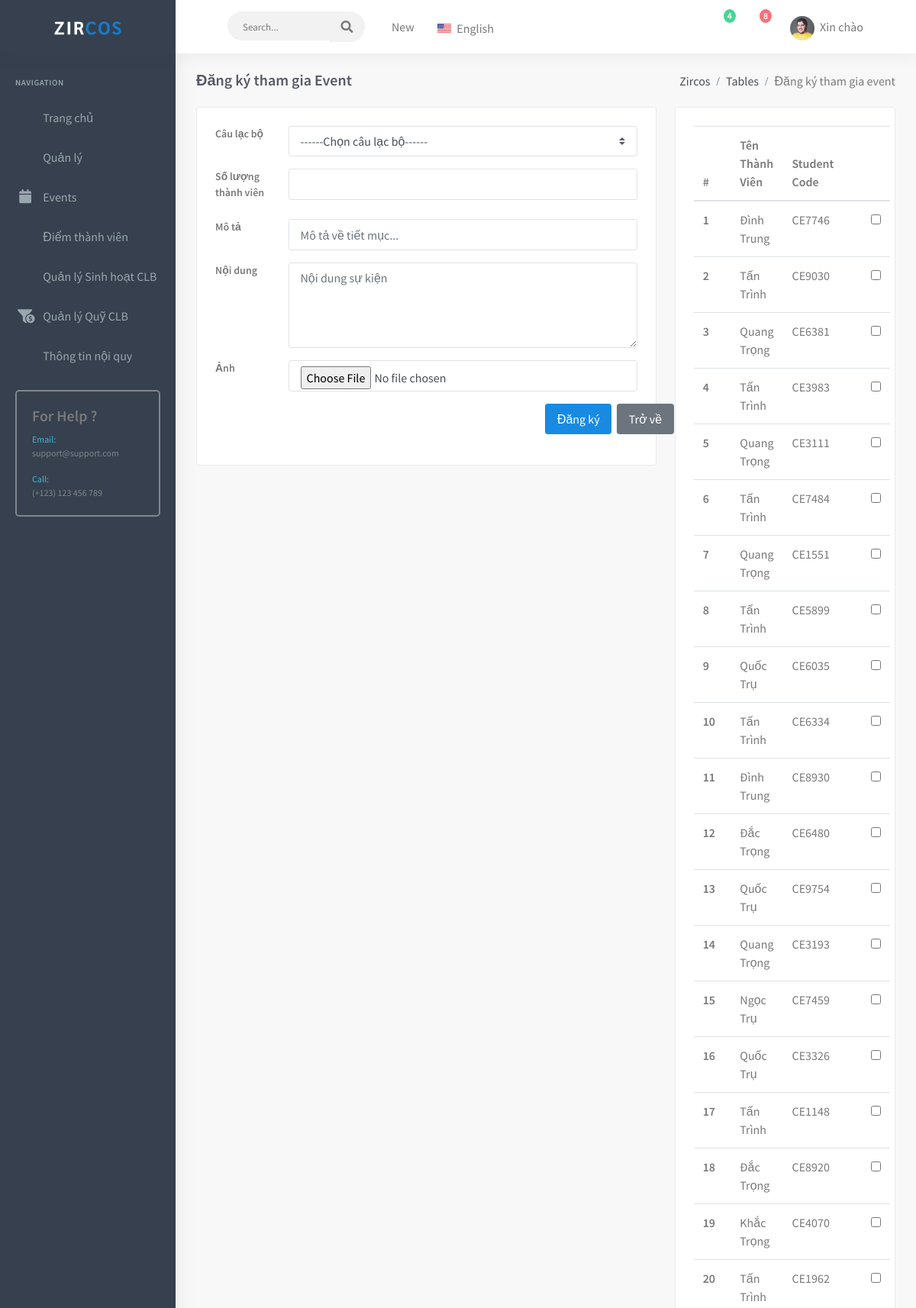
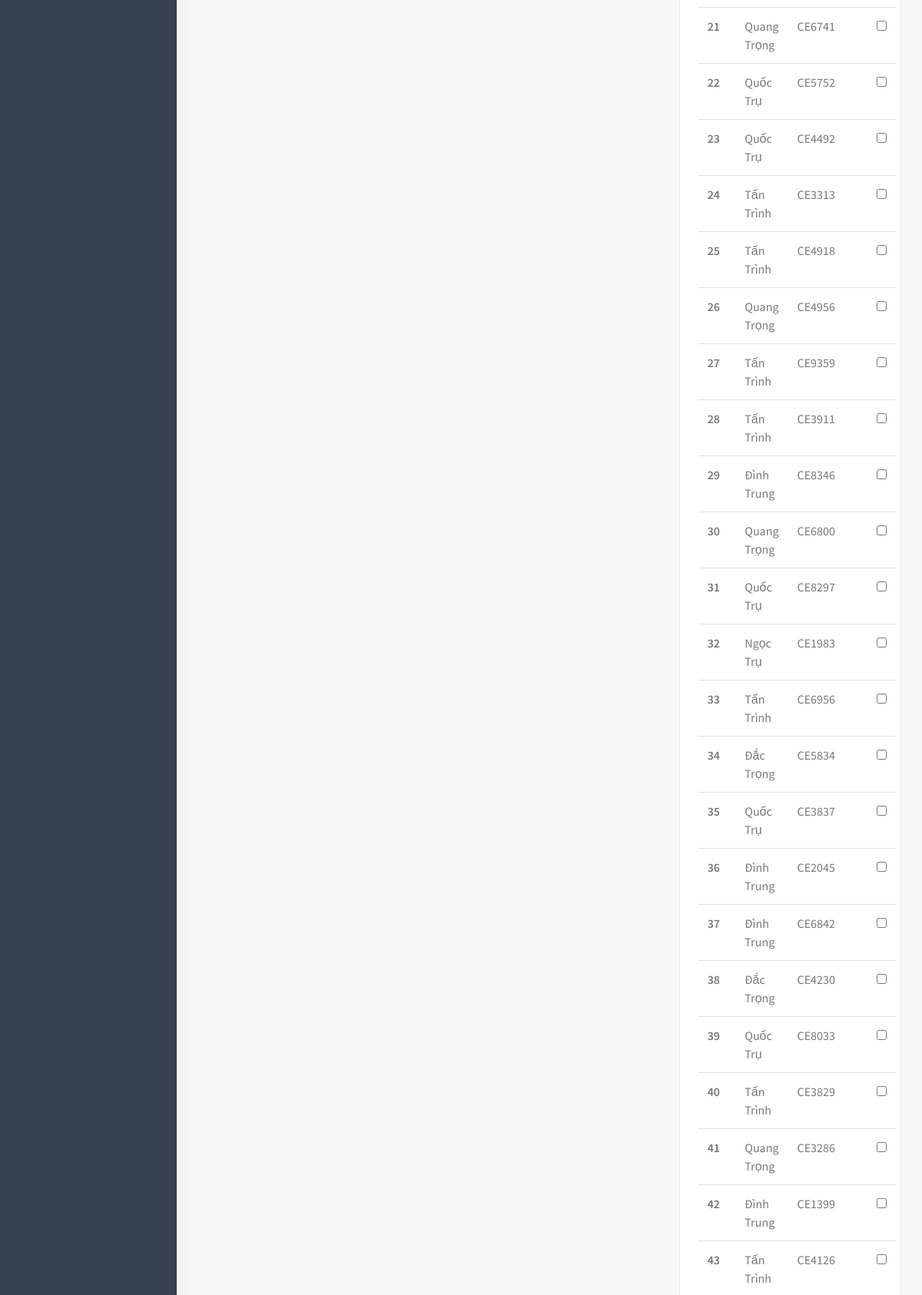
Screenshot of /quanlycaulacbosinhvien-master/admin/eventRegister.php (signed in, upper part) with the database file from the repository (2 pictures, top to bottom).
### tables this page shows
CREATE TABLE `student` (
  `studentID` int(11) NOT NULL,
  `full_name` varchar(255) DEFAULT NULL,
  `phone` varchar(255) DEFAULT NULL,
  `studentCode` varchar(255) DEFAULT NULL,
  `gmail` varchar(255) DEFAULT NULL,
  `password` varchar(255) NOT NULL,
  `age` date DEFAULT NULL,
  `clb_id` int(11) DEFAULT NULL,
  `reason` text DEFAULT NULL,
  `status` int(11) DEFAULT NULL,
  `create_at` timestamp NOT NULL DEFAULT current_timestamp() ON UPDATE current_timestamp(),
  `update_at` timestamp NULL DEFAULT NULL
);

### quanlycaulacbosinhvien-master/lib/database.php (called while the page is built, shortened)
<?php
  Class Database{
    public $host   = DB_HOST;
    public $user   = DB_USER;
    public $pass   = DB_PASS;
    public $dbname = DB_NAME;
    public $link;
  public function connectDB(){
    $this->link = new mysqli($this->host, $this->user, $this->pass,
      $this->dbname);
  }
  public function select($query){
    $result = $this->link->query($query) or
    die($this->link->error.__LINE__);
    if($result->num_rows > 0){
      return $result->fetch_all();
    }else{
      return false;
    }
  }
  }

### quanlycaulacbosinhvien-master/lib/session.php (called while the page is built, shortened)
<?php
class Session
{
    public static function get($key)
    {
        if (isset($_SESSION[$key])) {
            return $_SESSION[$key];
        } else {
            return false;
        }
    }
}
?>

### quanlycaulacbosinhvien-master/models/studentModel.php (called while the page is built, shortened)
<?php
include_once '../lib/database.php';
class studentModel
{
    private $db;
    public function __construct()
    {
        $this->db = new Database();
    }
    public function get_students_by_clb($clb_id)
    {
        $query = "SELECT * FROM `student` WHERE `clb_id` = $clb_id AND `status` = 1";
        $result = $this->db->select($query);
        return $result;
    }
}

### quanlycaulacbosinhvien-master/admin/eventRegister.php (the view, shortened to what this page needs)
<?php include './inc/header.php'; ?>
<?php include './inc/leftsidemenu.php'; ?>
<?php include '../models/studentModel.php'; ?>
<?php
$sm = new studentModel();
$studentList = $sm->get_students_by_clb(Session::get('clb_id'));
?>
<div class="content-page">
    <div class="content">
        <div class="container-fluid">
            <div class="row">
                <div class="col-12">
                    <div class="page-title-box">
                        <div class="page-title-right">
                            <ol class="breadcrumb m-0">
                                <li class="breadcrumb-item"><a href="javascript: void(0);">Zircos</a></li>
                                <li class="breadcrumb-item"><a href="javascript: void(0);">Tables</a></li>
                                <li class="breadcrumb-item active">Đăng ký tham gia event</li>
                            </ol>
                        </div>
                        <h4 class="page-title">Đăng ký tham gia Event</h4>
                    </div>
                </div>
            </div>
            <form id="basic-form" action="eventRegister.php" method="POST" enctype="multipart/form-data">
            <div class="row">
                <div class="col-md-8">
                    <div class="card-box">
                            <div>
                                <section>
                                    <div class="form-group row">
                                        <label class="col-lg-2 control-label " for="category">Câu lạc bộ</label>
                                        <div class="col-lg-10">
                                            <select class="browser-default custom-select" id="select" name="clb_id" required>
                                                <option>------Chọn câu lạc bộ------</option>
                                            </select>
                                        </div>
                                    </div>
                                    <div class="form-group row">
                                        <label class="col-lg-2 control-label " for="quantity">Số lượng thành viên</label>
                                        <div class="col-lg-10">
                                            <input class="form-control required" id="quantity" name="quantity" type="number" required>
                                        </div>
                                    </div>
                                    <div class="form-group row">
                                        <label class="col-lg-2 control-label " for="description">Mô tả</label>
                                        <div class="col-lg-10">
                                            <input class="form-control required" name="description" type="text" placeholder="Mô tả về tiết mục..." />
                                        </div>
                                    </div>
                                    <div class="form-group row">
                                        <label class="col-lg-2 control-label " for="content">Nội dung</label>
                                        <div class="col-lg-10">
                                            <textarea class="form-control" name="content" rows="4" cols="50" placeholder="Nội dung sự kiện"></textarea>
                                        </div>
                                    </div>
                                    <div class="form-group row">
                                        <label class="col-lg-2 control-label " for="image">Ảnh</label>
                                        <div class="col-lg-10">
                                            <input class="form-control required" name="image" data-height="300" type="file" />
                                        </div>
                                    </div>
                                    <div class="form-group row">
                                        <div class="col-sm-8 offset-sm-9">
                                            <button type="submit" class="btn btn-primary waves-effect waves-light">
                                                Đăng ký
                                            </button>
                                            <button type="reset" class="btn btn-secondary waves-effect ml-1">
                                                <a href="eventCLB.php" style="color:white">Trở về</a>
                                            </button>
                                        </div>
                                    </div>
                                </section>
                            </div>
                    </div>
                </div>
                <div class="col-md-4">
                    <div class="card-box">
                        <table class="table">
                            <thead>
                                <tr>
                                    <th scope="col">#</th>
                                    <th scope="col">Tên Thành Viên</th>
                                    <th scope="col">Student Code</th>
                                    <th scope="col"></th>
                                </tr>
                            </thead>
                            <tbody>
                                <?php
                                for ($i = 0; $i < sizeof($studentList); $i++) {
                                ?>
                                <tr>
                                    <th scope="row"><?php echo $i+1?></th>
                                    <td><?php echo $studentList[$i][1]?></td>
                                    <td><?php echo $studentList[$i][3]?></td>
                                    <td><input type="checkbox" class="student_id" name="student_id[]" value="<?php echo $studentList[$i][0]?>"></td>
                                </tr>
                                <?php
                                }
                                ?>
                            </tbody>
                        </table>
                    </div>
                </div>
                </form>
            </div>
        </div>
    </div>
</div>
<?php include './inc/footer.php'; ?>

### rows the page displays
student: full_name "Ðình Trung", studentCode "CE7746"
student: full_name "Tấn Trình", studentCode "CE9030"
student: full_name "Quang Trọng", studentCode "CE6381"
student: full_name "Tấn Trình", studentCode "CE3983"
student: full_name "Quang Trọng", studentCode "CE3111"
student: full_name "Tấn Trình", studentCode "CE7484"
student: full_name "Quang Trọng", studentCode "CE1551"
student: full_name "Tấn Trình", studentCode "CE5899"
student: full_name "Quốc Trụ", studentCode "CE6035"
student: full_name "Tấn Trình", studentCode "CE6334"
student: full_name "Ðình Trung", studentCode "CE8930"
student: full_name "Ðắc Trọng", studentCode "CE6480"
student: full_name "Quốc Trụ", studentCode "CE9754"
student: full_name "Quang Trọng", studentCode "CE3193"
student: full_name "Ngọc Trụ", studentCode "CE7459"
student: full_name "Quốc Trụ", studentCode "CE3326"
student: full_name "Tấn Trình", studentCode "CE1148"
student: full_name "Ðắc Trọng", studentCode "CE8920"
student: full_name "Khắc Trọng", studentCode "CE4070"
student: full_name "Tấn Trình", studentCode "CE1962"
student: full_name "Quang Trọng", studentCode "CE6741"
student: full_name "Quốc Trụ", studentCode "CE5752"
student: full_name "Quốc Trụ", studentCode "CE4492"
student: full_name "Tấn Trình", studentCode "CE3313"
student: full_name "Tấn Trình", studentCode "CE4918"
student: full_name "Quang Trọng", studentCode "CE4956"
student: full_name "Tấn Trình", studentCode "CE9359"
student: full_name "Tấn Trình", studentCode "CE3911"
student: full_name "Ðình Trung", studentCode "CE8346"
student: full_name "Quang Trọng", studentCode "CE6800"
student: full_name "Quốc Trụ", studentCode "CE8297"
student: full_name "Ngọc Trụ", studentCode "CE1983"
student: full_name "Tấn Trình", studentCode "CE6956"
student: full_name "Ðắc Trọng", studentCode "CE5834"
student: full_name "Quốc Trụ", studentCode "CE3837"
student: full_name "Ðình Trung", studentCode "CE2045"
student: full_name "Ðình Trung", studentCode "CE6842"
student: full_name "Ðắc Trọng", studentCode "CE4230"
student: full_name "Quốc Trụ", studentCode "CE8033"
student: full_name "Tấn Trình", studentCode "CE3829"
student: full_name "Quang Trọng", studentCode "CE3286"
student: full_name "Ðình Trung", studentCode "CE1399"
student: full_name "Tấn Trình", studentCode "CE4126"
